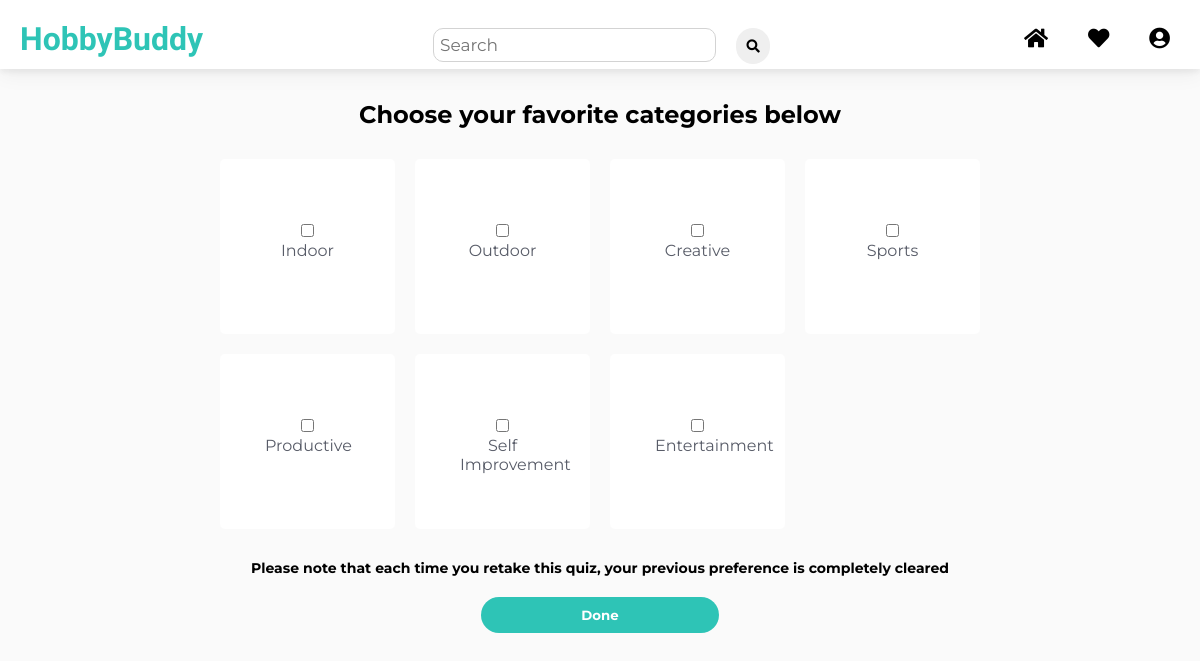
The app's page /choose-category/ (signed in) with its own data.
### activity/models.py (models this page shows)
class Category(models.Model):
    name = models.CharField(max_length=100)
    def __str__(self):
        return self.name

### activity/views.py (the view, shortened to what this page needs)
# urls.py: path('choose-category/', activity_view.choose_category, name='choose-category'),
@login_required(login_url="/")
def choose_category(request):
    categories = Category.objects.all()
    form = CategoryChooser(request.POST, categories=categories)
    return render(request, "activity/choosecategory.html", {"form": form})

### activity/forms.py
class CategoryChooser(forms.Form):
    def __init__(self, *args, **kwargs):
        categories = kwargs.pop('categories')
        super(CategoryChooser, self).__init__(*args, **kwargs)
        for i, category in enumerate(categories):
            self.fields["cat%s"%i] = forms.BooleanField(label=category, required=False)

### templates/activity/choosecategory.html (shortened to what this page needs)
<!DOCTYPE html>
<html lang="en">
{% extends "newbase.html" %}
{% load static %}
    {% block content %}
    <link rel="stylesheet" type="text/css" href="{% static 'category/choosecategory.css' %}">
    <form action="{% url 'choose-category' %}" method="post" name="choose-category">
        <div class="wrapper">
          <div class="title">
            Choose your favorite categories below
          </div>
          <div class="container">
              {% for field in form %}
              <label class="option_item">
                  <div class="option_inner facebook">
                  {{field}}
                    <div class="name">{{field.label}}</div>
                  </div>
            </label>
              {% endfor %}
          </div>
            <div class="subtitle">
                  <h3>Please note that each time you retake this quiz, your previous preference is completely cleared</h3>
            </div>
        </div>
        <div class="done-button">
            <input type="submit" value="Done" id="done">
        </div>
    </form>
    {% endblock %}

### static/newbase/newbase.css (style rules this page uses)
body { font-family: 'Montserrat', sans-serif; margin: 0; }

### static/category/choosecategory.css (style rules this page uses)
* { margin: 0; padding: 0; box-sizing: border-box; font-family: "Montserrat", sans-serif; }
body { background-color: rgba(211,211,211, 0.1); }
.wrapper { width: 780px; margin: 100px auto 0; }
.wrapper .title { font-size: 24px; color: rgba(0,0,0,1); font-weight: 700; text-align: center; margin-bottom: 20px; }
.subtitle { font-size: 12px; color: rgba(0,0,0,1); font-weight: 700; text-align: center; margin-bottom: 20px; margin-top: 20px; }
.container { display: flex; flex-wrap: wrap; }
.container .option_item { display: block; position: relative; width: 175px; height: 175px; margin: 10px; }
.option_item .option_inner { width: 100%; height: 100%; background: #fff; border-radius: 5px; text-align: center; padding: 58px 40px; cursor: pointer; color: #585c68; display: block; border: 5px solid transparent; position: relative; }
.option_item .option_inner .name { user-select: none; text-align: center; float: center; }
#done { padding: 10px 100px 10px 100px; margin-bottom: 20px; background-color: #2ec4b6; color: #FFFFFF; border:none; border-radius: 1000px; font-weight: bold; }
.done-button { text-align: center; }

### records on screen
Category: label "Indoor"
Category: label "Outdoor"
Category: label "Creative"
Category: label "Sports"
Category: label "Productive"
Category: label "Self Improvement"
Category: label "Entertainment"
